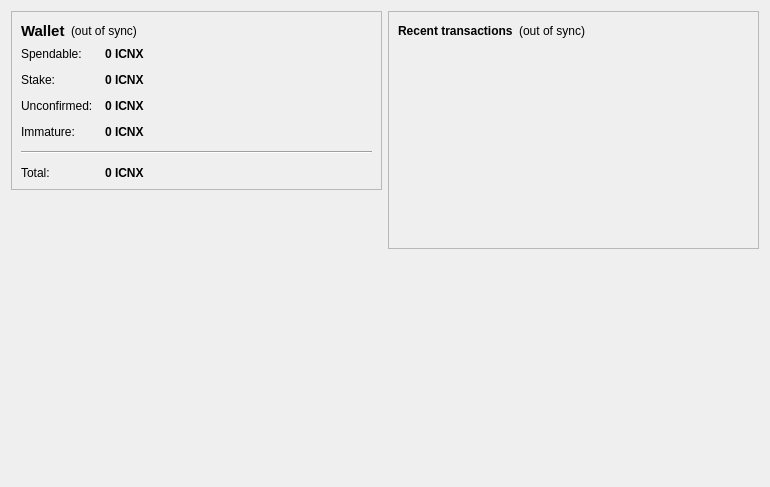
<?xml version="1.0" encoding="UTF-8"?>
<ui version="4.0">
 <class>OverviewPage</class>
 <widget class="QWidget" name="OverviewPage">
  <property name="geometry">
   <rect>
    <x>0</x>
    <y>0</y>
    <width>770</width>
    <height>487</height>
   </rect>
  </property>
  <property name="windowTitle">
   <string>Form</string>
  </property>
  <layout class="QHBoxLayout" name="horizontalLayout" stretch="1,1">
   <item>
    <layout class="QVBoxLayout" name="verticalLayout_2">
     <item>
      <widget class="QFrame" name="frame">
       <property name="frameShape">
        <enum>QFrame::StyledPanel</enum>
       </property>
       <property name="frameShadow">
        <enum>QFrame::Raised</enum>
       </property>
       <layout class="QVBoxLayout" name="verticalLayout_4">
        <item>
         <layout class="QHBoxLayout" name="horizontalLayout_4">
          <item>
           <widget class="QLabel" name="label_5">
            <property name="font">
             <font>
              <pointsize>11</pointsize>
              <weight>75</weight>
              <bold>true</bold>
             </font>
            </property>
            <property name="text">
             <string>Wallet</string>
            </property>
           </widget>
          </item>
          <item>
           <widget class="QLabel" name="labelWalletStatus">
            <property name="toolTip">
             <string>The displayed information may be out of date. Your wallet automatically synchronizes with the iconicx network after a connection is established, but this process has not completed yet.</string>
            </property>
            <property name="styleSheet">
             <string notr="true"/>
            </property>
            <property name="text">
             <string notr="true">(out of sync)</string>
            </property>
            <property name="alignment">
             <set>Qt::AlignLeading|Qt::AlignLeft|Qt::AlignVCenter</set>
            </property>
           </widget>
          </item>
          <item>
           <spacer name="horizontalSpacer_2">
            <property name="orientation">
             <enum>Qt::Horizontal</enum>
            </property>
            <property name="sizeHint" stdset="0">
             <size>
              <width>40</width>
              <height>20</height>
             </size>
            </property>
           </spacer>
          </item>
         </layout>
        </item>
        <item>
         <layout class="QFormLayout" name="formLayout_2">
          <property name="fieldGrowthPolicy">
           <enum>QFormLayout::AllNonFixedFieldsGrow</enum>
          </property>
          <property name="horizontalSpacing">
           <number>12</number>
          </property>
          <property name="verticalSpacing">
           <number>12</number>
          </property>
          <item row="0" column="0">
           <widget class="QLabel" name="label">
            <property name="text">
             <string>Spendable:</string>
            </property>
           </widget>
          </item>
          <item row="0" column="1">
           <widget class="QLabel" name="labelBalance">
            <property name="font">
             <font>
              <weight>75</weight>
              <bold>true</bold>
             </font>
            </property>
            <property name="cursor">
             <cursorShape>IBeamCursor</cursorShape>
            </property>
            <property name="toolTip">
             <string>Your current spendable balance</string>
            </property>
            <property name="text">
             <string notr="true">0 ICNX</string>
            </property>
            <property name="textInteractionFlags">
             <set>Qt::LinksAccessibleByMouse|Qt::TextSelectableByKeyboard|Qt::TextSelectableByMouse</set>
            </property>
           </widget>
          </item>
          <item row="1" column="0">
           <widget class="QLabel" name="label_6">
            <property name="text">
             <string>Stake:</string>
            </property>
           </widget>
          </item>
          <item row="1" column="1">
           <widget class="QLabel" name="labelStake">
            <property name="font">
             <font>
              <weight>75</weight>
              <bold>true</bold>
             </font>
            </property>
            <property name="cursor">
             <cursorShape>IBeamCursor</cursorShape>
            </property>
            <property name="toolTip">
             <string>Total of coins that was staked, and do not yet count toward the current balance</string>
            </property>
            <property name="text">
             <string notr="true">0 ICNX</string>
            </property>
            <property name="textInteractionFlags">
             <set>Qt::LinksAccessibleByMouse|Qt::TextSelectableByKeyboard|Qt::TextSelectableByMouse</set>
            </property>
           </widget>
          </item>
          <item row="2" column="0">
           <widget class="QLabel" name="label_3">
            <property name="text">
             <string>Unconfirmed:</string>
            </property>
           </widget>
          </item>
          <item row="2" column="1">
           <widget class="QLabel" name="labelUnconfirmed">
            <property name="font">
             <font>
              <weight>75</weight>
              <bold>true</bold>
             </font>
            </property>
            <property name="cursor">
             <cursorShape>IBeamCursor</cursorShape>
            </property>
            <property name="toolTip">
             <string>Total of transactions that have yet to be confirmed, and do not yet count toward the current balance</string>
            </property>
            <property name="text">
             <string notr="true">0 ICNX</string>
            </property>
            <property name="textInteractionFlags">
             <set>Qt::LinksAccessibleByMouse|Qt::TextSelectableByKeyboard|Qt::TextSelectableByMouse</set>
            </property>
           </widget>
          </item>
          <item row="3" column="0">
           <widget class="QLabel" name="labelImmatureText">
            <property name="text">
             <string>Immature:</string>
            </property>
           </widget>
          </item>
          <item row="3" column="1">
           <widget class="QLabel" name="labelImmature">
            <property name="font">
             <font>
              <weight>75</weight>
              <bold>true</bold>
             </font>
            </property>
            <property name="toolTip">
             <string>Mined balance that has not yet matured</string>
            </property>
            <property name="text">
             <string notr="true">0 ICNX</string>
            </property>
            <property name="textInteractionFlags">
             <set>Qt::LinksAccessibleByMouse|Qt::TextSelectableByKeyboard|Qt::TextSelectableByMouse</set>
            </property>
           </widget>
          </item>
          <item row="4" column="0" colspan="2">
           <widget class="Line" name="line">
            <property name="autoFillBackground">
             <bool>false</bool>
            </property>
            <property name="styleSheet">
             <string notr="true">color: rgb(184, 178, 181)</string>
            </property>
            <property name="orientation">
             <enum>Qt::Horizontal</enum>
            </property>
           </widget>
          </item>
          <item row="5" column="0">
           <widget class="QLabel" name="labelTotalText">
            <property name="text">
             <string>Total:</string>
            </property>
           </widget>
          </item>
          <item row="5" column="1">
           <widget class="QLabel" name="labelTotal">
            <property name="font">
             <font>
              <weight>75</weight>
              <bold>true</bold>
             </font>
            </property>
            <property name="cursor">
             <cursorShape>IBeamCursor</cursorShape>
            </property>
            <property name="toolTip">
             <string>Your current total balance</string>
            </property>
            <property name="text">
             <string notr="true">0 ICNX</string>
            </property>
            <property name="textInteractionFlags">
             <set>Qt::LinksAccessibleByMouse|Qt::TextSelectableByKeyboard|Qt::TextSelectableByMouse</set>
            </property>
           </widget>
          </item>
         </layout>
        </item>
       </layout>
      </widget>
     </item>
     <item>
      <spacer name="verticalSpacer">
       <property name="orientation">
        <enum>Qt::Vertical</enum>
       </property>
       <property name="sizeHint" stdset="0">
        <size>
         <width>20</width>
         <height>40</height>
        </size>
       </property>
      </spacer>
     </item>
     <item>
      <widget class="QLabel" name="label_2">
       <property name="autoFillBackground">
        <bool>false</bool>
       </property>
       <property name="text">
        <string/>
       </property>
       <property name="pixmap">
        <pixmap resource="../bitcoin.qrc">:/icons/mastbg</pixmap>
       </property>
       <property name="scaledContents">
        <bool>false</bool>
       </property>
       <property name="margin">
        <number>0</number>
       </property>
      </widget>
     </item>
    </layout>
   </item>
   <item>
    <layout class="QVBoxLayout" name="verticalLayout_3">
     <item>
      <widget class="QFrame" name="frame_2">
       <property name="frameShape">
        <enum>QFrame::StyledPanel</enum>
       </property>
       <property name="frameShadow">
        <enum>QFrame::Raised</enum>
       </property>
       <layout class="QVBoxLayout" name="verticalLayout">
        <item>
         <layout class="QHBoxLayout" name="horizontalLayout_2">
          <item>
           <widget class="QLabel" name="label_4">
            <property name="text">
             <string>&lt;b&gt;Recent transactions&lt;/b&gt;</string>
            </property>
           </widget>
          </item>
          <item>
           <widget class="QLabel" name="labelTransactionsStatus">
            <property name="toolTip">
             <string>The displayed information may be out of date. Your wallet automatically synchronizes with the iconicx network after a connection is established, but this process has not completed yet.</string>
            </property>
            <property name="styleSheet">
             <string notr="true"/>
            </property>
            <property name="text">
             <string notr="true">(out of sync)</string>
            </property>
            <property name="alignment">
             <set>Qt::AlignRight|Qt::AlignTrailing|Qt::AlignVCenter</set>
            </property>
           </widget>
          </item>
          <item>
           <spacer name="horizontalSpacer">
            <property name="orientation">
             <enum>Qt::Horizontal</enum>
            </property>
            <property name="sizeHint" stdset="0">
             <size>
              <width>40</width>
              <height>20</height>
             </size>
            </property>
           </spacer>
          </item>
         </layout>
        </item>
        <item>
         <widget class="QListView" name="listTransactions">
          <property name="styleSheet">
           <string notr="true">QListView { background: transparent; }</string>
          </property>
          <property name="frameShape">
           <enum>QFrame::NoFrame</enum>
          </property>
          <property name="verticalScrollBarPolicy">
           <enum>Qt::ScrollBarAlwaysOff</enum>
          </property>
          <property name="horizontalScrollBarPolicy">
           <enum>Qt::ScrollBarAlwaysOff</enum>
          </property>
          <property name="selectionMode">
           <enum>QAbstractItemView::NoSelection</enum>
          </property>
         </widget>
        </item>
       </layout>
      </widget>
     </item>
     <item>
      <spacer name="verticalSpacer_2">
       <property name="orientation">
        <enum>Qt::Vertical</enum>
       </property>
       <property name="sizeHint" stdset="0">
        <size>
         <width>20</width>
         <height>40</height>
        </size>
       </property>
      </spacer>
     </item>
    </layout>
   </item>
  </layout>
 </widget>
 <resources>
  <include location="../bitcoin.qrc"/>
 </resources>
 <connections/>
</ui>
